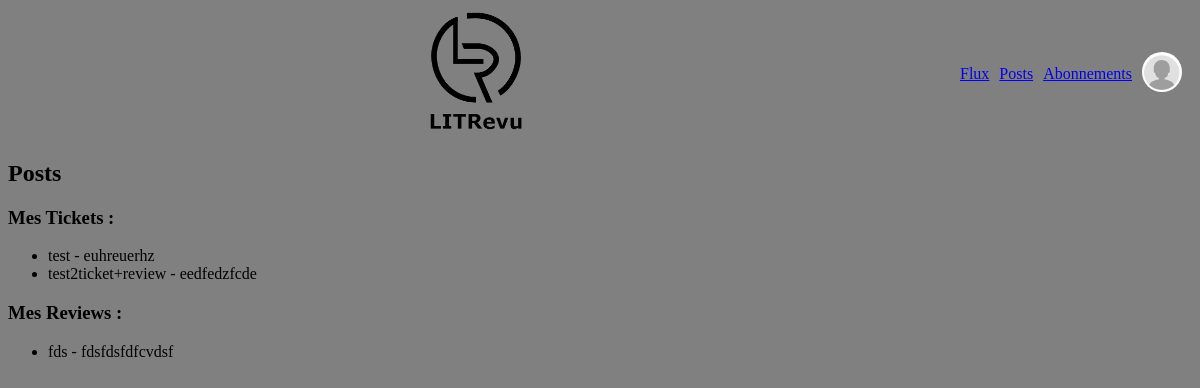
The page /posts/ (signed in) on the database its author committed.
### app_web/models.py (models this page shows, shortened)
class Ticket(models.Model):
    title = models.CharField(max_length=128)
    description = models.TextField(max_length=2048, blank=True)
    user = models.ForeignKey(to=settings.AUTH_USER_MODEL, on_delete=models.CASCADE)
    image = models.ImageField(null=True, blank=True)
    time_created = models.DateTimeField(auto_now_add=True)
    IMAGE_MAX_SIZE = (800, 800)

class Review(models.Model):
    ticket = models.ForeignKey(to=Ticket, on_delete=models.CASCADE)
    rating = models.PositiveSmallIntegerField(
        validators=[MinValueValidator(0), MaxValueValidator(5)])
    headline = models.CharField(max_length=128)
    body = models.CharField(max_length=8192, blank=True)
    user = models.ForeignKey(
        to=settings.AUTH_USER_MODEL, on_delete=models.CASCADE)
    time_created = models.DateTimeField(auto_now_add=True)

### app_web/views.py (the view)
# urls.py: path('posts/', app_web.views.posts_view, name='posts'),
@login_required
def posts_view(request):
    user_tickets = Ticket.objects.filter(user=request.user)
    user_reviews = Review.objects.filter(user=request.user)
    context = {
        'user_tickets' : user_tickets,
        'user_reviews' : user_reviews,
    }
    return render(request, 'app_web/posts.html', context=context)

### app_web/templates/app_web/posts.html
{% extends 'base.html' %}
{% block content %}
    <h2>Posts</h2>
    <h3>Mes Tickets :</h3>
    <ul>
        {% for ticket in user_tickets %}
            <li>{{ ticket.title }} - {{ ticket.description }}</li>
        {% endfor %}
    </ul>
    <h3>Mes Reviews :</h3>
    <ul>
        {% for review in user_reviews %}
            <li>{{ review.headline }} - {{ review.body }}</li>
        {% endfor %}
    </ul>
{% endblock content %}

### app_web/static/app_web/style.css (style rules this page uses)
* { background: grey }

### rows shown on the page
Ticket: title "test", description "euhreuerhz"
Ticket: title "test2ticket+review", description "eedfedzfcde"
Review: headline "fds", body "fdsfdsfdfcvdsf"
